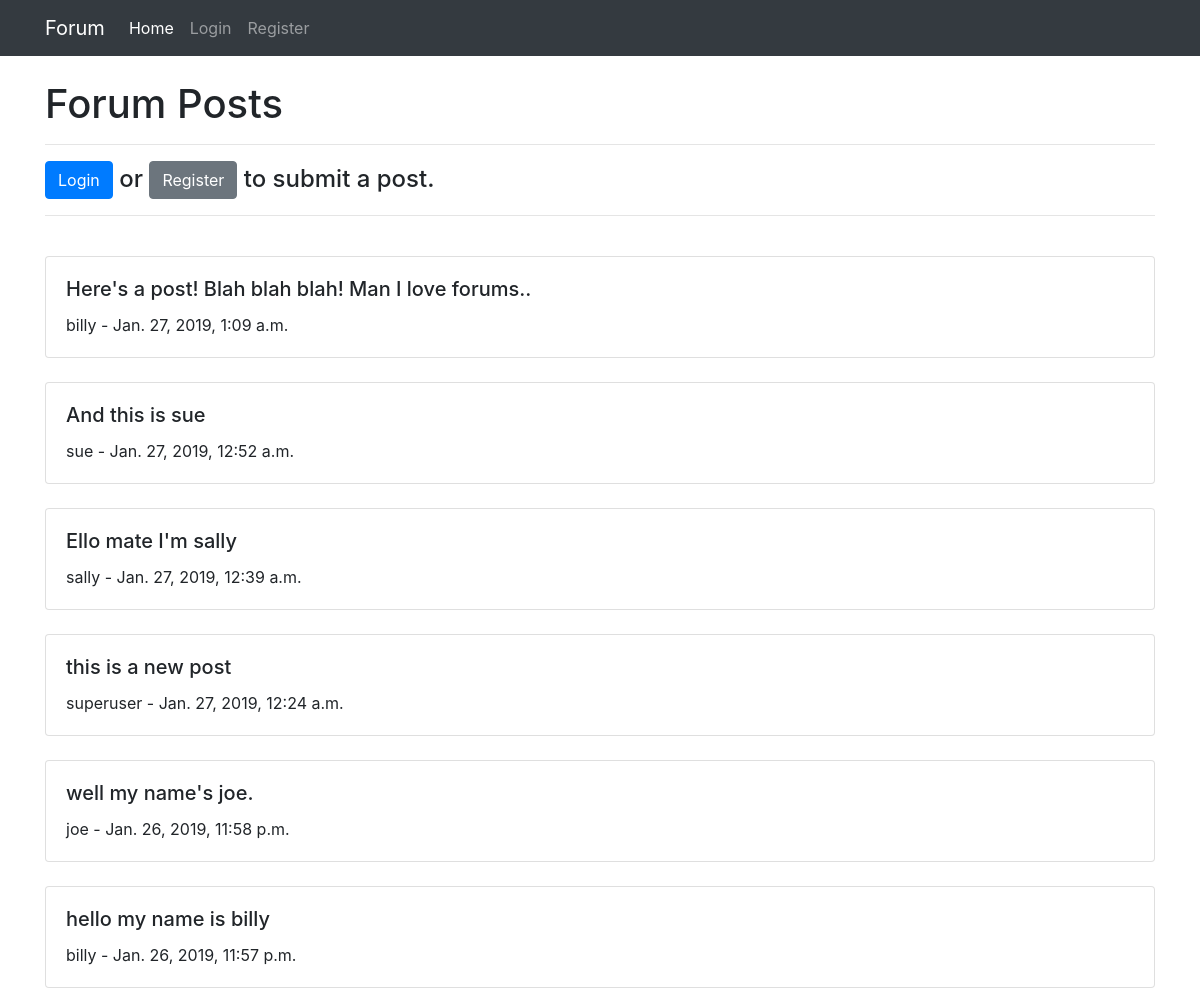
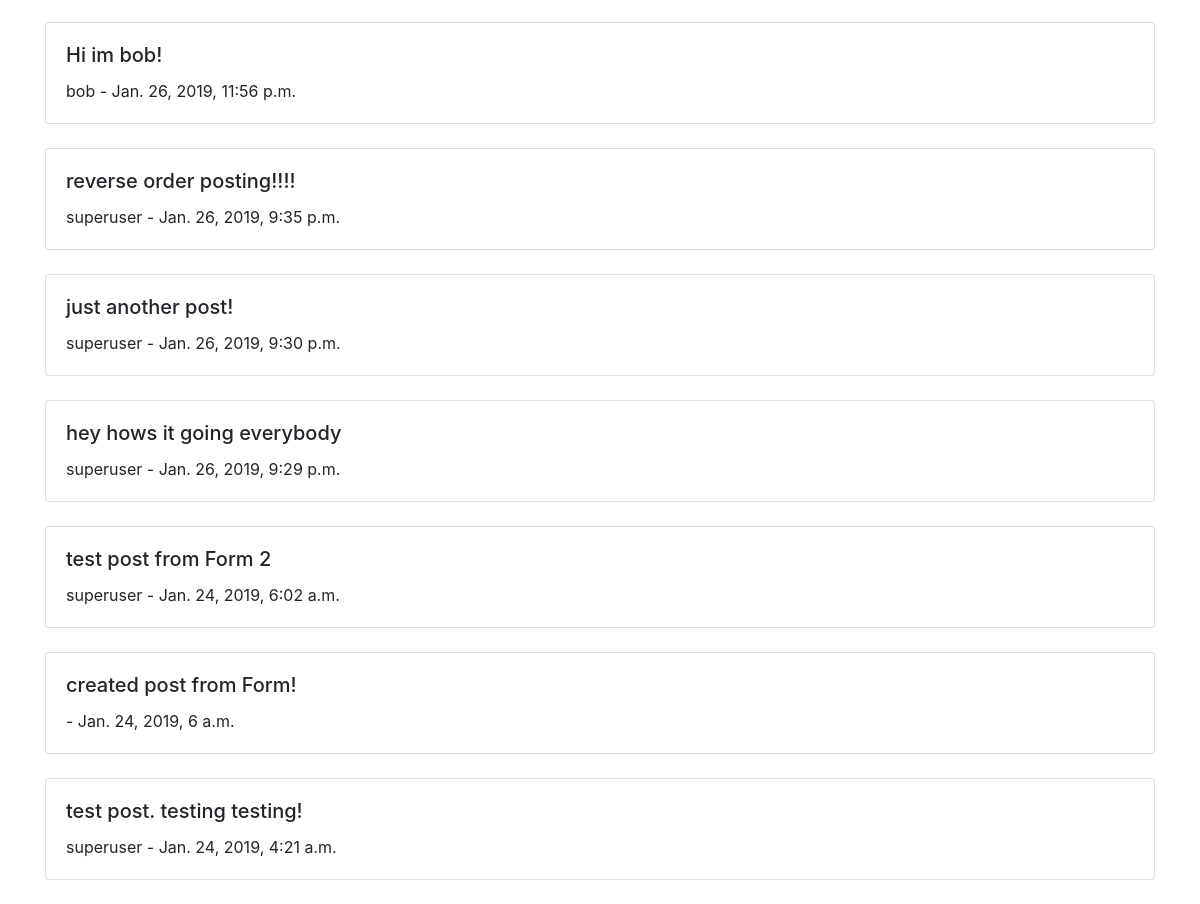
The page / on the database its author committed (2 pictures, top to bottom).
### posts/models.py (models this page shows, shortened)
class Post(models.Model):
    body = models.TextField(max_length=300)
    user = models.ForeignKey(User, on_delete=models.SET_NULL, null=True)
    datetime = models.DateTimeField(auto_now=True)

### forum/views.py (the view, shortened to what this page needs)
# urls.py: path('', views.HomeView.as_view(), name='home'),
class HomeView(View):
	def dispatch(self, request):
		User = request.user
		form = PostForm(request.POST or None)
		post_list = Post.objects.all().order_by('-datetime')
		context = {
	        "form": form,
	        "post_list": post_list
	    }
		return render(request, "home_page.html", context)

### templates/home_page.html
{% extends 'base.html' %}
{% block content %}
	{% url 'login' as login_url %}
	{% url 'register' as register_url %}
	<h1>Forum Posts</h1>
	<hr/>
	{% if request.user.is_authenticated %}
		<h3>Welcome {{ request.user.username }}</h3>
		<form method='POST'> {% csrf_token %}
	      {{ form.body }} <br/>
	      <button type='submit' class='btn btn-default'>Submit</button>
	    </form>
	{% else %}
		<h4>
			<a class="btn btn-primary" href="{{ login_url }}" role="button" >Login</a> or <a class="btn btn-secondary" href="{{ register_url }}" role="button" >Register</a> to submit a post.
		</h4>
	{% endif %}
	<hr/>
	<br/>
	{% for post in post_list %}
		{% include 'snippets/post.html' with instance=post %}
		<br/>
	{% endfor %}
{% endblock %}

### templates/base.html (shortened to what this page needs)
<!doctype html>
{% url 'home' as home_url %}
{% url 'login' as login_url %}
{% url 'register' as register_url %}
{% url 'logout' as logout_url %}
<html lang="en">
  <head>
    <link rel="stylesheet" href="https://stackpath.bootstrapcdn.com/bootstrap/4.1.3/css/bootstrap.min.css">
  </head>
  <body>
    <nav class="navbar navbar-expand-lg navbar-dark bg-dark">
      <div class='container'>
        <a class="navbar-brand" href="{{ home_url }}">Forum</a>
        <div class="collapse navbar-collapse" id="navbarSupportedContent">
          <ul class="navbar-nav mr-auto">
            <li class="nav-item {% if request.path == home_url %}active{% endif %}">
              <a class="nav-link" href="{{ home_url }}">Home <span class="sr-only">(current)</span></a>
            </li>
            {% if request.user.is_authenticated %}
              <li class="nav-item {% if request.path == logout_url %}active{% endif %}">
                <a class="nav-link" href="{{ logout_url }}">Logout</a>
              </li>
            {% else %}
              <li class="nav-item {% if request.path == login_url %}active{% endif %}">
                <a class="nav-link" href="{{ login_url }}">Login</a>
              </li>
              <li class="nav-item {% if request.path == register_url %}active{% endif %}">
                <a class="nav-link" href="{{ register_url }}">Register</a>
              </li>
            {% endif %}
          </ul>
        </div>
      </div>
    </nav>
    <br/>
    <div class='container'>
      {% block content %}
      {% endblock %}
    </div>
  </body>
</html>

### templates/snippets/post.html
<div class="card">
  <div class="card-body">
    <h5 class="card-title">{{ post.body }}</h5>
    <p class="card-text">{{ post.user.username }} - {{ post.datetime }}</p>
  </div>
</div>

### rows shown on the page
Post: body "Here's a post! Blah blah blah! Man I love forums..", user.username "billy", datetime "Jan. 27, 2019, 1:09 a.m."
Post: body "And this is sue", user.username "sue", datetime "Jan. 27, 2019, 12:52 a.m."
Post: body "Ello mate I'm sally", user.username "sally", datetime "Jan. 27, 2019, 12:39 a.m."
Post: body "this is a new post", user.username "superuser", datetime "Jan. 27, 2019, 12:24 a.m."
Post: body "well my name's joe.", user.username "joe", datetime "Jan. 26, 2019, 11:58 p.m."
Post: body "hello my name is billy", user.username "billy", datetime "Jan. 26, 2019, 11:57 p.m."
Post: body "Hi im bob!", user.username "bob", datetime "Jan. 26, 2019, 11:56 p.m."
Post: body "reverse order posting!!!!", user.username "superuser", datetime "Jan. 26, 2019, 9:35 p.m."
Post: body "just another post!", user.username "superuser", datetime "Jan. 26, 2019, 9:30 p.m."
Post: body "hey hows it going everybody", user.username "superuser", datetime "Jan. 26, 2019, 9:29 p.m."
Post: body "test post from Form 2", user.username "superuser", datetime "Jan. 24, 2019, 6:02 a.m."
Post: body "created post from Form!", datetime "Jan. 24, 2019, 6 a.m."
Post: body "test post. testing testing!", user.username "superuser", datetime "Jan. 24, 2019, 4:21 a.m."
